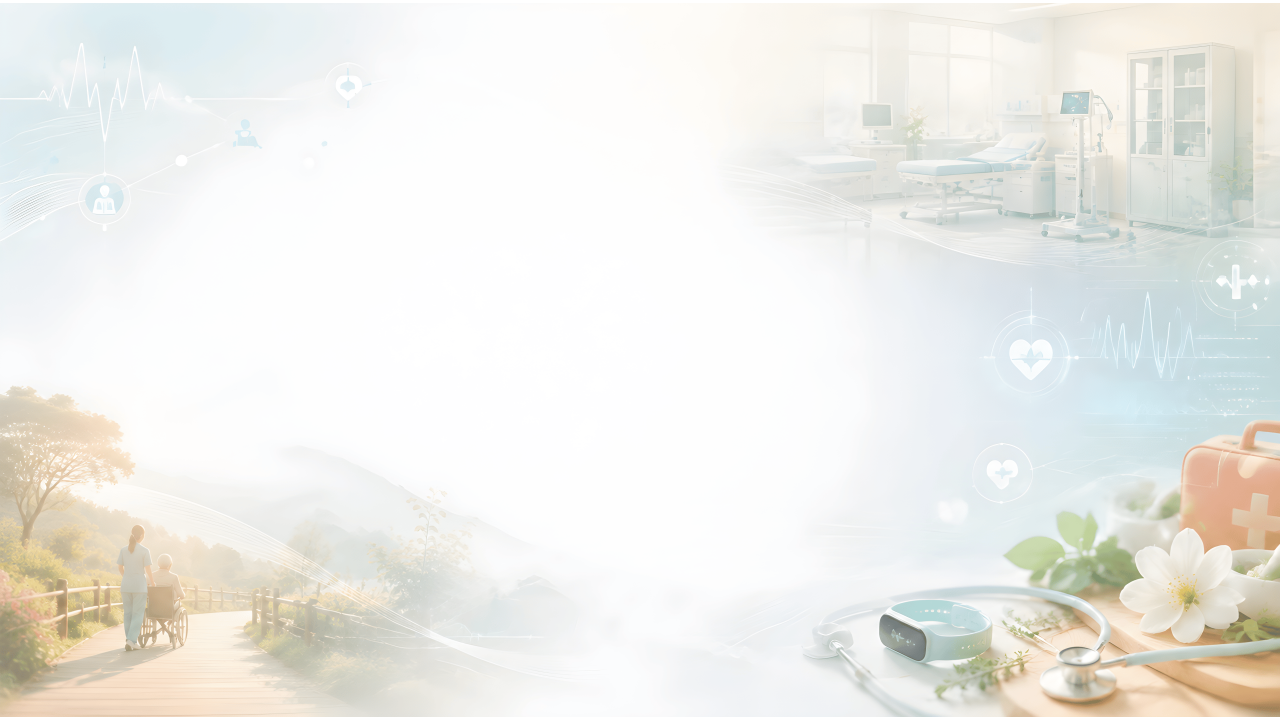
#> input picture sucai/页面/smart-healthcare-bg-v2-raw-20260807-175507-1.png, 3840 x 2160 px (shown at 1/3 size)
$ python ascii_shot.py '页面/smart-healthcare-bg-v2-raw-20260807-175507-1.png'
#> lines starting #> are read from the running program, lines starting #| are printed output that depends on the picture
# -*- coding: utf-8 -*-
"""把截图转成低分辨率亮度字符画，快速目视定位渲染问题。"""
import sys
from pathlib import Path
from PIL import Image

CHARS = " .:-=+*#%@"


def ascii_art(path: Path, cols=96, rows=40):
#> called with cols = 96, rows = 40
    img = Image.open(str(path)).convert("L")
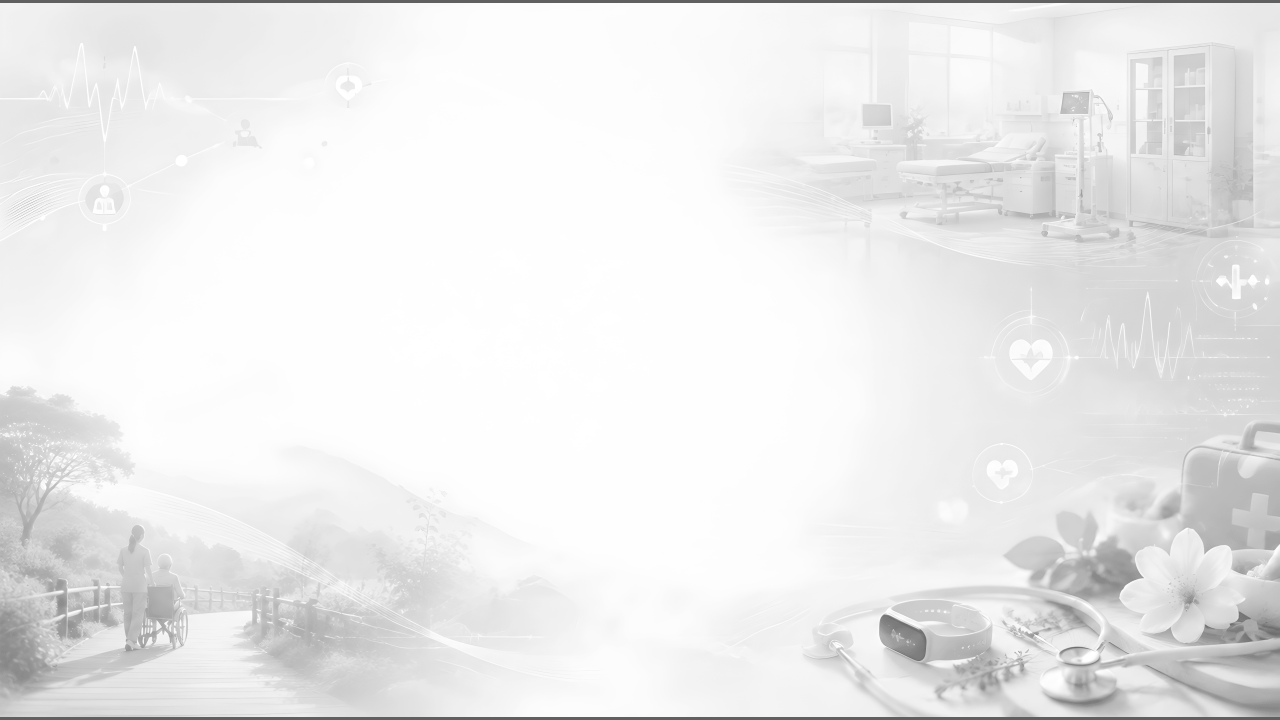
#> img: PIL image 3840x2160 L (shown at 1/3 size); min 96, max 255, mean 235.4
    w, h = img.size
#> w = 3840; h = 2160
    thumb = img.resize((cols, rows))
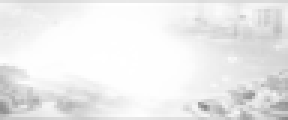
#> thumb: PIL image 96x40 L (shown 3 times larger); min 134, max 255, mean 235.8
    lines = []
    for y in range(rows):
        row = ""
        for x in range(cols):
            v = thumb.getpixel((x, y))
            row += CHARS[min(9, v * 10 // 256)]
        lines.append(row)
#> after the loop, lines = 40 items
    print("\n".join(lines))


if __name__ == "__main__":
    for arg in sys.argv[1:]:
        p = Path(arg)
        print(f"===== {p.name} =====")
        ascii_art(p)
